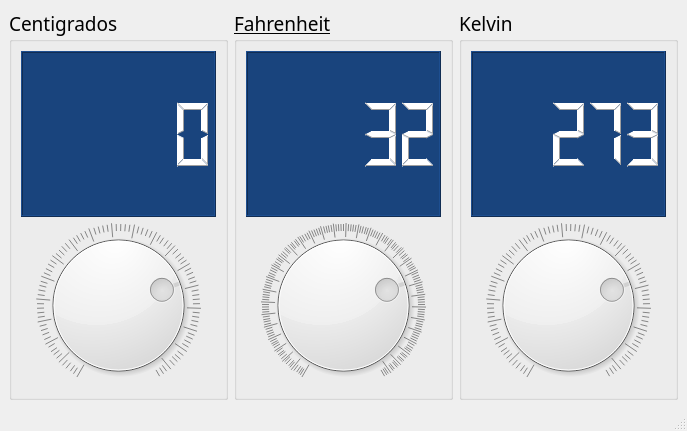
<?xml version="1.0" encoding="UTF-8"?>
<ui version="4.0">
 <class>Principal</class>
 <widget class="QMainWindow" name="Principal">
  <property name="geometry">
   <rect>
    <x>0</x>
    <y>0</y>
    <width>687</width>
    <height>431</height>
   </rect>
  </property>
  <property name="windowTitle">
   <string>Conversor de temperaturas</string>
  </property>
  <property name="windowIcon">
   <iconset resource="Resources.qrc">
    <normaloff>:/recursos/icon.png</normaloff>:/recursos/icon.png</iconset>
  </property>
  <widget class="QWidget" name="centralwidget">
   <layout class="QHBoxLayout" name="horizontalLayout_4">
    <item>
     <widget class="QGroupBox" name="groupBox">
      <property name="font">
       <font>
        <family>Formula1 Display Bold</family>
        <pointsize>14</pointsize>
       </font>
      </property>
      <property name="styleSheet">
       <string notr="true">gridline-color: rgb(190, 216, 255);</string>
      </property>
      <property name="title">
       <string>Centigrados</string>
      </property>
      <layout class="QVBoxLayout" name="verticalLayout_3">
       <item>
        <widget class="QLCDNumber" name="outCen">
         <property name="tabletTracking">
          <bool>false</bool>
         </property>
         <property name="focusPolicy">
          <enum>Qt::NoFocus</enum>
         </property>
         <property name="layoutDirection">
          <enum>Qt::LeftToRight</enum>
         </property>
         <property name="styleSheet">
          <string notr="true">background-color: rgb(25, 68, 125);
color: rgb(255, 255, 255);</string>
         </property>
        </widget>
       </item>
       <item>
        <widget class="QDial" name="cmdCen">
         <property name="minimum">
          <number>-273</number>
         </property>
         <property name="notchesVisible">
          <bool>true</bool>
         </property>
        </widget>
       </item>
      </layout>
     </widget>
    </item>
    <item>
     <widget class="QGroupBox" name="groupBox_2">
      <property name="font">
       <font>
        <family>Formula1 Display Bold</family>
        <pointsize>14</pointsize>
        <underline>true</underline>
       </font>
      </property>
      <property name="title">
       <string>Fahrenheit</string>
      </property>
      <layout class="QVBoxLayout" name="verticalLayout_2">
       <item>
        <widget class="QLCDNumber" name="outFha">
         <property name="styleSheet">
          <string notr="true">background-color: rgb(25, 68, 125);
color: rgb(255, 255, 255);</string>
         </property>
         <property name="value" stdset="0">
          <double>32.000000000000000</double>
         </property>
        </widget>
       </item>
       <item>
        <widget class="QDial" name="cmdFha">
         <property name="minimum">
          <number>-459</number>
         </property>
         <property name="maximum">
          <number>210</number>
         </property>
         <property name="sliderPosition">
          <number>32</number>
         </property>
         <property name="notchTarget">
          <double>3.699999999999999</double>
         </property>
         <property name="notchesVisible">
          <bool>true</bool>
         </property>
        </widget>
       </item>
      </layout>
     </widget>
    </item>
    <item>
     <widget class="QGroupBox" name="groupBox_3">
      <property name="font">
       <font>
        <family>Formula1 Display Bold</family>
        <pointsize>14</pointsize>
        <weight>50</weight>
        <bold>false</bold>
        <stylestrategy>PreferDefault</stylestrategy>
        <kerning>true</kerning>
       </font>
      </property>
      <property name="mouseTracking">
       <bool>false</bool>
      </property>
      <property name="title">
       <string>Kelvin</string>
      </property>
      <layout class="QVBoxLayout" name="verticalLayout">
       <item>
        <widget class="QLCDNumber" name="outKel">
         <property name="styleSheet">
          <string notr="true">background-color: rgb(25, 68, 125);
color: rgb(255, 255, 255);</string>
         </property>
         <property name="value" stdset="0">
          <double>273.000000000000000</double>
         </property>
        </widget>
       </item>
       <item>
        <widget class="QDial" name="cmdKel">
         <property name="maximum">
          <number>372</number>
         </property>
         <property name="value">
          <number>273</number>
         </property>
         <property name="sliderPosition">
          <number>273</number>
         </property>
         <property name="orientation">
          <enum>Qt::Horizontal</enum>
         </property>
         <property name="wrapping">
          <bool>false</bool>
         </property>
         <property name="notchesVisible">
          <bool>true</bool>
         </property>
        </widget>
       </item>
      </layout>
     </widget>
    </item>
   </layout>
  </widget>
  <widget class="QMenuBar" name="menubar">
   <property name="geometry">
    <rect>
     <x>0</x>
     <y>0</y>
     <width>687</width>
     <height>20</height>
    </rect>
   </property>
  </widget>
  <widget class="QStatusBar" name="statusbar"/>
 </widget>
 <resources>
  <include location="Resources.qrc"/>
 </resources>
 <connections>
  <connection>
   <sender>cmdCen</sender>
   <signal>valueChanged(int)</signal>
   <receiver>outCen</receiver>
   <slot>display(int)</slot>
   <hints>
    <hint type="sourcelabel">
     <x>132</x>
     <y>194</y>
    </hint>
    <hint type="destinationlabel">
     <x>422</x>
     <y>194</y>
    </hint>
   </hints>
  </connection>
  <connection>
   <sender>cmdFha</sender>
   <signal>valueChanged(int)</signal>
   <receiver>outFha</receiver>
   <slot>display(int)</slot>
   <hints>
    <hint type="sourcelabel">
     <x>132</x>
     <y>291</y>
    </hint>
    <hint type="destinationlabel">
     <x>422</x>
     <y>291</y>
    </hint>
   </hints>
  </connection>
  <connection>
   <sender>cmdKel</sender>
   <signal>valueChanged(int)</signal>
   <receiver>outKel</receiver>
   <slot>display(int)</slot>
   <hints>
    <hint type="sourcelabel">
     <x>126</x>
     <y>387</y>
    </hint>
    <hint type="destinationlabel">
     <x>452</x>
     <y>387</y>
    </hint>
   </hints>
  </connection>
 </connections>
</ui>
